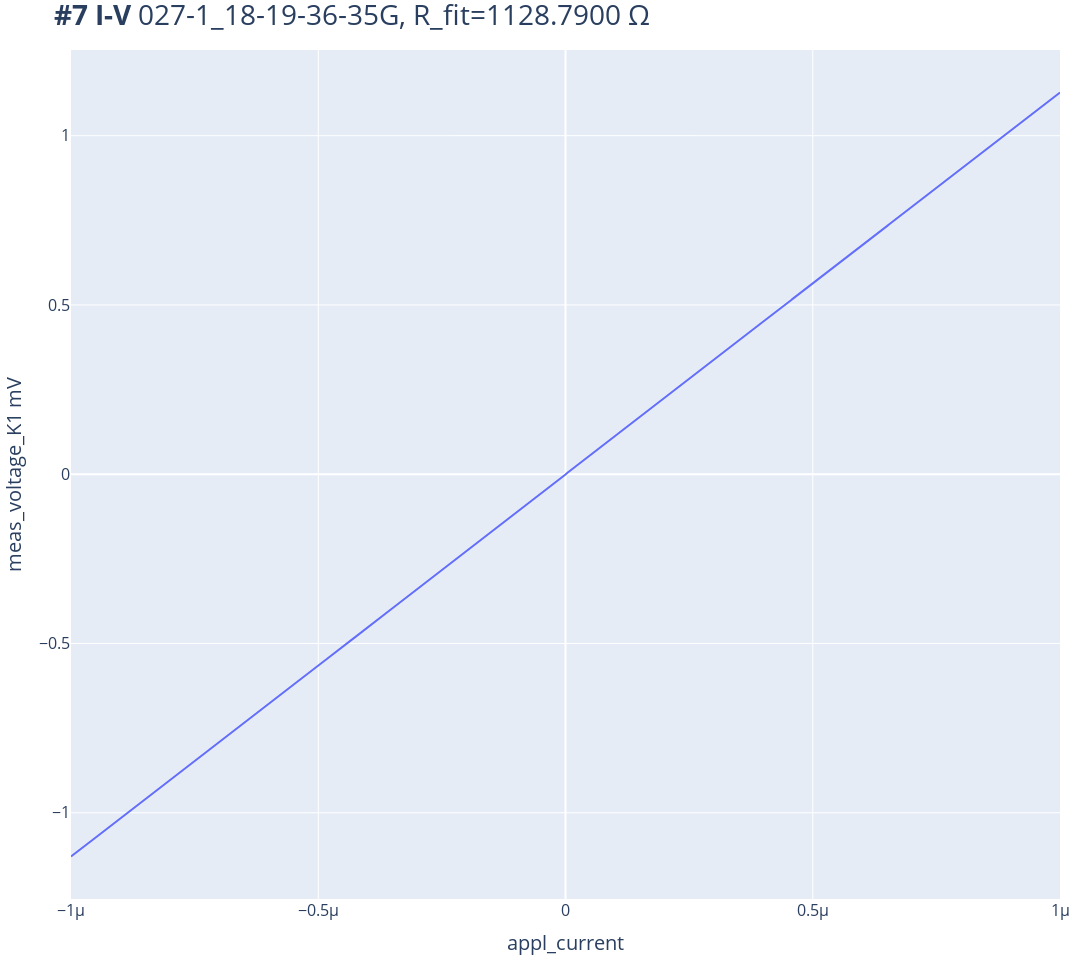
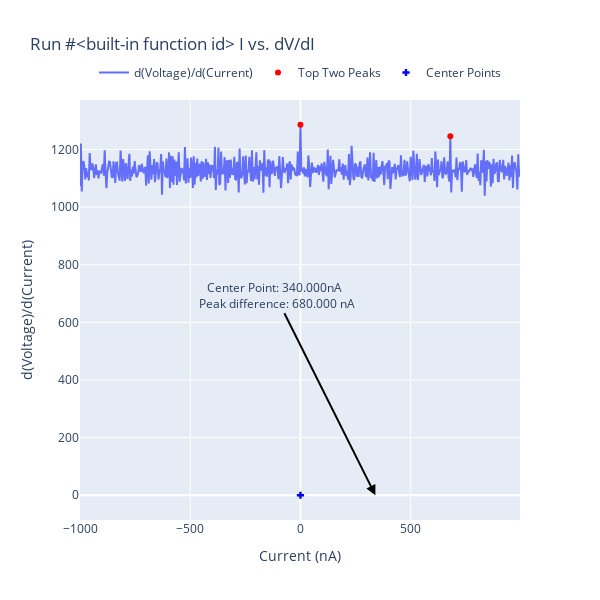

The cell these charts' notebook holds for them, in order:
### Code cell
I_range=1e-6
K2440.output(1)
appl_current(-I_range) #Limit:1e-5 Amp(1MOhms risistor),1e-6 Amp(10MOhms risistor)
sleep(2)
# station.snapshot(update=True);
exp = qc.new_experiment('I-V', sample_name='027-1_18-19-36-35G')
dataid = do1d(appl_current, -I_range ,I_range, 501, 0.03, meas_voltage_K1)
appl_current(0)
K2440.output(0)

# plot_by_id(dataid)
#save_path = r"C:\qcodes\personal_scripts\Albert\104\Plot\104_{}.png".format(dataid)  # Path to save the plot image
#autosave_plot_by_id(dataid, save_path)
print(f"R = {get_R_from_IV(dataid)}")
# dataset = qc.load_by_id(dataid)
IV(dataid)
IV_diff(dataid)

### Figure 1 — Plotly figure (JSON) as saved in the notebook; plotly's stock layout.template omitted (floating-point values rounded to 4 significant figures; data arrays with more than 128 entries replaced by an {"elided": "..."} marker saying what was removed)
{"data": [{"mode": "lines", "name": "Voltage vs. Current", "type": "scatter", "x": {"elided": "501 float values"}, "y": {"elided": "501 float values"}}], "layout": {"height": 960, "margin": {"b": 10, "l": 10, "r": 10, "t": 50}, "title": {"font": {"size": 28}, "text": "<b>#7 I-V</b> 027-1_18-19-36-35G, R_fit=1128.7900 Ω"}, "width": 1080, "xaxis": {"tickfont": {"size": 16}, "title": {"font": {"size": 20}, "text": "appl_current"}}, "yaxis": {"tickfont": {"size": 16}, "title": {"font": {"size": 20}, "text": "meas_voltage_K1 mV"}}}}

### Figure 2 — Plotly figure (JSON) as saved in the notebook; plotly's stock layout.template omitted (floating-point values rounded to 4 significant figures; data arrays with more than 128 entries replaced by an {"elided": "..."} marker saying what was removed)
{"data": [{"mode": "lines", "name": "d(Voltage)/d(Current)", "type": "scatter", "x": {"elided": "500 float values"}, "y": {"elided": "500 float values"}}, {"marker": {"color": "red"}, "mode": "markers", "name": "Top Two Peaks", "type": "scatter", "x": [0, 680], "y": [1286.0, 1246.0]}, {"marker": {"color": "blue", "symbol": "cross"}, "mode": "markers", "name": "Center Points", "type": "scatter", "x": [3.4e-07], "y": [0]}], "layout": {"annotations": [{"arrowcolor": "black", "arrowhead": 2, "arrowsize": 1, "arrowwidth": 2, "ax": -100, "ay": -200, "showarrow": true, "text": "Center Point: 340.000nA <br> Peak difference: 680.000 nA", "x": 340, "y": 0}], "height": 600, "legend": {"orientation": "h", "x": 0.5, "xanchor": "center", "y": 1.1, "yanchor": "top"}, "title": {"text": "Run #<built-in function id> I vs. dV/dI"}, "width": 600, "xaxis": {"title": {"text": "Current (nA)"}}, "yaxis": {"title": {"text": "d(Voltage)/d(Current)"}}}}
